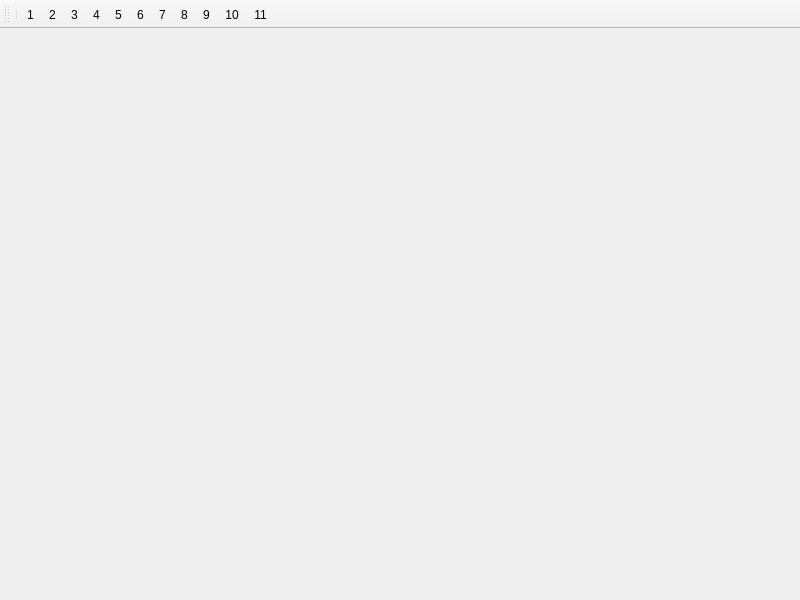
<?xml version="1.0" encoding="UTF-8"?>
<ui version="4.0">
 <class>FB4_Files_viewer</class>
 <widget class="QMainWindow" name="FB4_Files_viewer">
  <property name="geometry">
   <rect>
    <x>0</x>
    <y>0</y>
    <width>800</width>
    <height>600</height>
   </rect>
  </property>
  <property name="windowTitle">
   <string>FB4 文件查看器</string>
  </property>
  <widget class="QWidget" name="centralwidget"/>
  <widget class="QToolBar" name="toolBar">
   <property name="windowTitle">
    <string>toolBar</string>
   </property>
   <attribute name="toolBarArea">
    <enum>TopToolBarArea</enum>
   </attribute>
   <attribute name="toolBarBreak">
    <bool>false</bool>
   </attribute>
   <addaction name="separator"/>
   <addaction name="action1"/>
   <addaction name="action2"/>
   <addaction name="action3"/>
   <addaction name="action4"/>
   <addaction name="action5"/>
   <addaction name="action6"/>
   <addaction name="action7"/>
   <addaction name="action8"/>
   <addaction name="action9"/>
   <addaction name="action10"/>
   <addaction name="action11"/>
  </widget>
  <action name="actionsdsd">
   <property name="text">
    <string>sdsd</string>
   </property>
  </action>
  <action name="action1">
   <property name="text">
    <string>1</string>
   </property>
  </action>
  <action name="action2">
   <property name="text">
    <string>2</string>
   </property>
  </action>
  <action name="action3">
   <property name="text">
    <string>3</string>
   </property>
  </action>
  <action name="action4">
   <property name="text">
    <string>4</string>
   </property>
  </action>
  <action name="action5">
   <property name="text">
    <string>5</string>
   </property>
  </action>
  <action name="action6">
   <property name="text">
    <string>6</string>
   </property>
  </action>
  <action name="action7">
   <property name="text">
    <string>7</string>
   </property>
  </action>
  <action name="action8">
   <property name="text">
    <string>8</string>
   </property>
  </action>
  <action name="action9">
   <property name="text">
    <string>9</string>
   </property>
  </action>
  <action name="action10">
   <property name="text">
    <string>10</string>
   </property>
  </action>
  <action name="action11">
   <property name="text">
    <string>11</string>
   </property>
  </action>
 </widget>
 <resources/>
 <connections/>
</ui>
